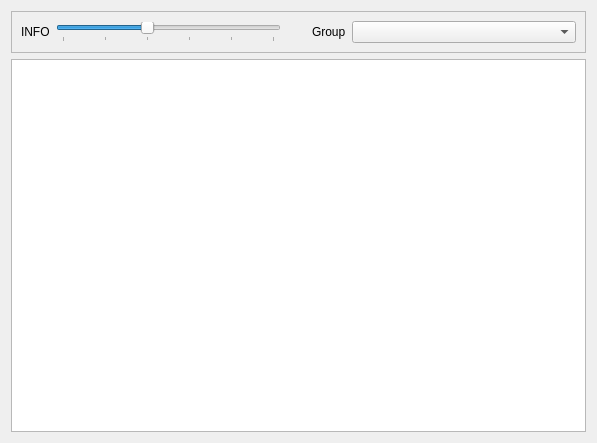
<?xml version="1.0" encoding="UTF-8"?>
<ui version="4.0">
 <class>LogViewer</class>
 <widget class="QWidget" name="LogViewer">
  <property name="geometry">
   <rect>
    <x>0</x>
    <y>0</y>
    <width>597</width>
    <height>443</height>
   </rect>
  </property>
  <property name="windowTitle">
   <string notr="true">LogViewer</string>
  </property>
  <layout class="QVBoxLayout" name="verticalLayout">
   <item>
    <widget class="QFrame" name="frame">
     <property name="frameShape">
      <enum>QFrame::StyledPanel</enum>
     </property>
     <property name="frameShadow">
      <enum>QFrame::Raised</enum>
     </property>
     <layout class="QGridLayout" name="gridLayout" columnstretch="0,1,0,0,1">
      <item row="0" column="3">
       <widget class="QLabel" name="label">
        <property name="text">
         <string>Group</string>
        </property>
       </widget>
      </item>
      <item row="0" column="4">
       <widget class="QComboBox" name="groupComboBox"/>
      </item>
      <item row="0" column="0">
       <widget class="QLabel" name="levelLabel">
        <property name="text">
         <string>INFO</string>
        </property>
       </widget>
      </item>
      <item row="0" column="1">
       <widget class="QSlider" name="levelSlider">
        <property name="maximum">
         <number>5</number>
        </property>
        <property name="singleStep">
         <number>1</number>
        </property>
        <property name="pageStep">
         <number>1</number>
        </property>
        <property name="value">
         <number>2</number>
        </property>
        <property name="tracking">
         <bool>true</bool>
        </property>
        <property name="orientation">
         <enum>Qt::Horizontal</enum>
        </property>
        <property name="tickPosition">
         <enum>QSlider::TicksBelow</enum>
        </property>
       </widget>
      </item>
      <item row="0" column="2">
       <spacer name="horizontalSpacer">
        <property name="orientation">
         <enum>Qt::Horizontal</enum>
        </property>
        <property name="sizeType">
         <enum>QSizePolicy::Preferred</enum>
        </property>
        <property name="sizeHint" stdset="0">
         <size>
          <width>25</width>
          <height>10</height>
         </size>
        </property>
       </spacer>
      </item>
     </layout>
    </widget>
   </item>
   <item>
    <widget class="QTreeView" name="logTreeView"/>
   </item>
  </layout>
 </widget>
 <resources/>
 <connections/>
</ui>
